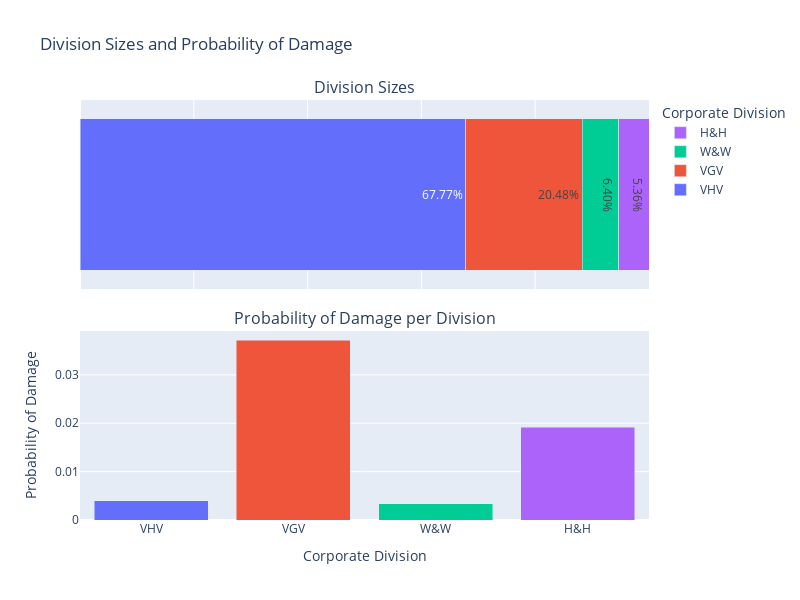

Here is the notebook cell this chart was saved with:
### Code cell
# Calculate the total number of observations and the percentage of damage by corporate division
total_counts = df.groupby('CORPORATE_DEVISION').size().reset_index(name='total_count')
damage_counts = df[df['DAMAGE'] == 1].groupby('CORPORATE_DEVISION').size().reset_index(name='damage_count')
summary = total_counts.merge(damage_counts, on='CORPORATE_DEVISION', how='left').fillna(0)
summary['damage_prob'] = (summary['damage_count'] / summary['total_count'])
summary['devision_percent'] = (summary['total_count'] / summary['total_count'].sum()) * 100

# Sort summary by the size of the division
summary = summary.sort_values(by='total_count', ascending=False).reset_index(drop=True)

# Create a subplot
fig = make_subplots(rows=2, cols=1, vertical_spacing=0.1, shared_xaxes=True,
                    subplot_titles=("Division Sizes", "Probability of Damage per Division"))

# Plot 1

# Create the bar segments
for i, (percentage, color) in enumerate(zip(summary['devision_percent'], palette)):
    fig.add_trace(go.Bar(
        x=[percentage],
        y=[''],
        name=summary['CORPORATE_DEVISION'][i],
        orientation='h',
        marker=dict(color=color),
        text=f"{percentage:.2f}%",
        textposition='inside',
        showlegend=True
    ), row=1, col=1)

# Update layout to remove gaps and set y-axis
fig.update_layout(
    barmode='stack',
    xaxis=dict(range=[0, 100]),
    showlegend=True,
    yaxis=dict(showticklabels=False),
    legend=dict(title='Corporate Division')
)

# Plot 2

# Add bar chart for percentage of damage
fig.add_trace(go.Bar(
    x=summary['CORPORATE_DEVISION'],
    y=summary['damage_prob'],
    name='Probability of Damage',
    marker=dict(color=palette[:len(summary['CORPORATE_DEVISION'])]),
    showlegend=False
), row=2, col=1)

# Update layout
fig.update_layout(height=600, width=800,
                  title_text="Division Sizes and Probability of Damage",
                  xaxis2_title="Corporate Division",
                  yaxis2_title="Probability of Damage")

fig.show()

### Figure 1 — Plotly figure (JSON) as saved in the notebook; plotly's stock layout.template omitted (floating-point values rounded to 4 significant figures)
{"data": [{"marker": {"color": "#636EFA"}, "name": "VHV", "orientation": "h", "showlegend": true, "text": "67.77%", "textposition": "auto", "type": "bar", "x": [67.77], "xaxis": "x", "y": [""], "yaxis": "y"}, {"marker": {"color": "#EF553B"}, "name": "VGV", "orientation": "h", "showlegend": true, "text": "20.48%", "textposition": "auto", "type": "bar", "x": [20.48], "xaxis": "x", "y": [""], "yaxis": "y"}, {"marker": {"color": "#00CC96"}, "name": "W&W", "orientation": "h", "showlegend": true, "text": "6.40%", "textposition": "auto", "type": "bar", "x": [6.402], "xaxis": "x", "y": [""], "yaxis": "y"}, {"marker": {"color": "#AB63FA"}, "name": "H&H", "orientation": "h", "showlegend": true, "text": "5.36%", "textposition": "auto", "type": "bar", "x": [5.355], "xaxis": "x", "y": [""], "yaxis": "y"}, {"marker": {"color": ["#636EFA", "#EF553B", "#00CC96", "#AB63FA"]}, "name": "Probability of Damage", "showlegend": false, "textposition": "auto", "type": "bar", "x": ["VHV", "VGV", "W&W", "H&H"], "xaxis": "x2", "y": [0.003985, 0.03712, 0.003365, 0.01918], "yaxis": "y2"}], "layout": {"annotations": [{"font": {"size": 16}, "showarrow": false, "text": "Division Sizes", "x": 0.5, "xanchor": "center", "xref": "paper", "y": 1, "yanchor": "bottom", "yref": "paper"}, {"font": {"size": 16}, "showarrow": false, "text": "Probability of Damage per Division", "x": 0.5, "xanchor": "center", "xref": "paper", "y": 0.45, "yanchor": "bottom", "yref": "paper"}], "barmode": "stack", "height": 600, "legend": {"title": {"text": "Corporate Division"}}, "showlegend": true, "title": {"text": "Division Sizes and Probability of Damage"}, "width": 800, "xaxis": {"anchor": "y", "domain": [0, 1], "matches": "x2", "range": [0, 100], "showticklabels": false}, "xaxis2": {"anchor": "y2", "domain": [0, 1], "title": {"text": "Corporate Division"}}, "yaxis": {"anchor": "x", "domain": [0.55, 1], "showticklabels": false}, "yaxis2": {"anchor": "x2", "domain": [0, 0.45], "title": {"text": "Probability of Damage"}}}}
